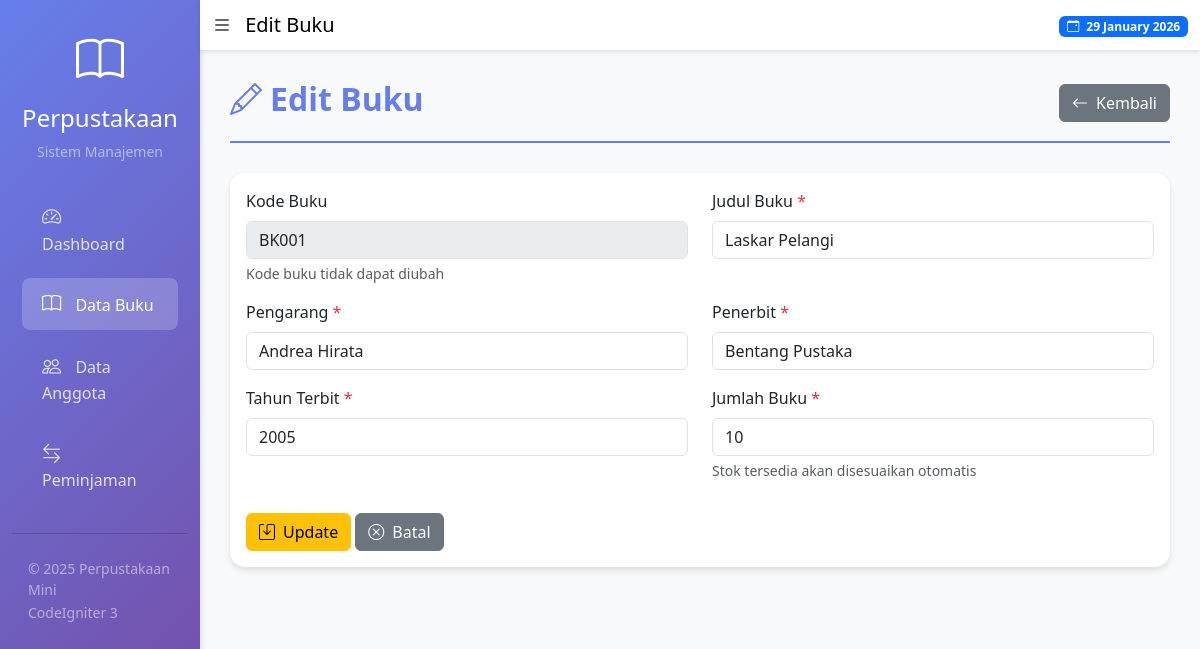
/buku/edit/1, run on the app's committed database.
### tables this page shows
CREATE TABLE `buku` (
  `id_buku` int NOT NULL,
  `kode_buku` varchar(20) NOT NULL,
  `judul_buku` varchar(200) NOT NULL,
  `pengarang` varchar(100) NOT NULL,
  `penerbit` varchar(100) NOT NULL,
  `tahun_terbit` year NOT NULL,
  `jumlah_buku` int NOT NULL DEFAULT '0',
  `stok_tersedia` int NOT NULL DEFAULT '0',
  `created_at` timestamp NULL DEFAULT CURRENT_TIMESTAMP,
  `updated_at` timestamp NULL DEFAULT CURRENT_TIMESTAMP ON UPDATE CURRENT_TIMESTAMP
);

### application/controllers/Buku.php (called while the page is built, shortened)
<?php
class Buku extends CI_Controller {
    public function __construct()
    {
        $this->load->model('Buku_model');
    }
    public function edit($id)
    {
        $data['title'] = 'Edit Buku';
        $data['buku'] = $this->Buku_model->get_by_id($id);
        $this->load->view('templates/header', $data);
        $this->load->view('buku/edit', $data);
        $this->load->view('templates/footer');
    }
}

### index.php (called while the page is built, shortened)
<?php
require_once BASEPATH.'core/CodeIgniter.php';

### application/models/Buku_model.php (called while the page is built, shortened)
<?php
class Buku_model extends CI_Model {
    private $table = 'buku';
    public function get_by_id($id)
    {
        return $this->db->get_where($this->table, ['id_buku' => $id])->row();
    }
}

### application/views/buku/edit.php (the view, shortened to what this page needs)
<div class="page-header">
    <div class="d-flex justify-content-between align-items-center">
        <div>
            <h2><i class="bi bi-pencil me-2"></i><?= $title ?></h2>
        </div>
        <a href="<?= base_url('buku') ?>" class="btn btn-secondary">
            <i class="bi bi-arrow-left me-2"></i>Kembali
        </a>
    </div>
</div>
<div class="card">
    <div class="card-body">
        <form action="<?= base_url('buku/update') ?>" method="post">
            <div class="row">
                <div class="col-md-6 mb-3">
                    <label for="kode_buku" class="form-label">Kode Buku</label>
                    <input type="text" class="form-control" value="<?= $buku->kode_buku ?>" disabled>
                    <div class="form-text">Kode buku tidak dapat diubah</div>
                </div>
                <div class="col-md-6 mb-3">
                    <label for="judul_buku" class="form-label">Judul Buku <span class="text-danger">*</span></label>
                    <input type="text" class="form-control" id="judul_buku" name="judul_buku" value="<?= $buku->judul_buku ?>" required>
                </div>
                <div class="col-md-6 mb-3">
                    <label for="pengarang" class="form-label">Pengarang <span class="text-danger">*</span></label>
                    <input type="text" class="form-control" id="pengarang" name="pengarang" value="<?= $buku->pengarang ?>" required>
                </div>
                <div class="col-md-6 mb-3">
                    <label for="penerbit" class="form-label">Penerbit <span class="text-danger">*</span></label>
                    <input type="text" class="form-control" id="penerbit" name="penerbit" value="<?= $buku->penerbit ?>" required>
                </div>
                <div class="col-md-6 mb-3">
                    <label for="tahun_terbit" class="form-label">Tahun Terbit <span class="text-danger">*</span></label>
                    <input type="number" class="form-control" id="tahun_terbit" name="tahun_terbit" value="<?= $buku->tahun_terbit ?>" min="1900" max="<?= date('Y') ?>" required>
                </div>
                <div class="col-md-6 mb-3">
                    <label for="jumlah_buku" class="form-label">Jumlah Buku <span class="text-danger">*</span></label>
                    <input type="number" class="form-control" id="jumlah_buku" name="jumlah_buku" value="<?= $buku->jumlah_buku ?>" min="1" required>
                    <div class="form-text">Stok tersedia akan disesuaikan otomatis</div>
                </div>
            </div>
            <div class="mt-3">
                <button type="submit" class="btn btn-warning">
                    <i class="bi bi-save me-2"></i>Update
                </button>
                <a href="<?= base_url('buku') ?>" class="btn btn-secondary">
                    <i class="bi bi-x-circle me-2"></i>Batal
                </a>
            </div>
        </form>
    </div>
</div>

### application/views/templates/header.php (style rules this page uses)
body { background-color: #f8f9fa; }
.card { border: none; border-radius: 15px; box-shadow: 0 4px 6px rgba(0,0,0,0.1); transition: transform 0.3s; }
.page-header { margin-bottom: 30px; padding-bottom: 15px; border-bottom: 2px solid #667eea; }
.page-header h2 { color: #667eea; font-weight: bold; }

### data on the page
buku: kode_buku "BK001", judul_buku "Laskar Pelangi", pengarang "Andrea Hirata", penerbit "Bentang Pustaka", tahun_terbit "2005", jumlah_buku "10"

### other printed values
$title "Edit Buku"
